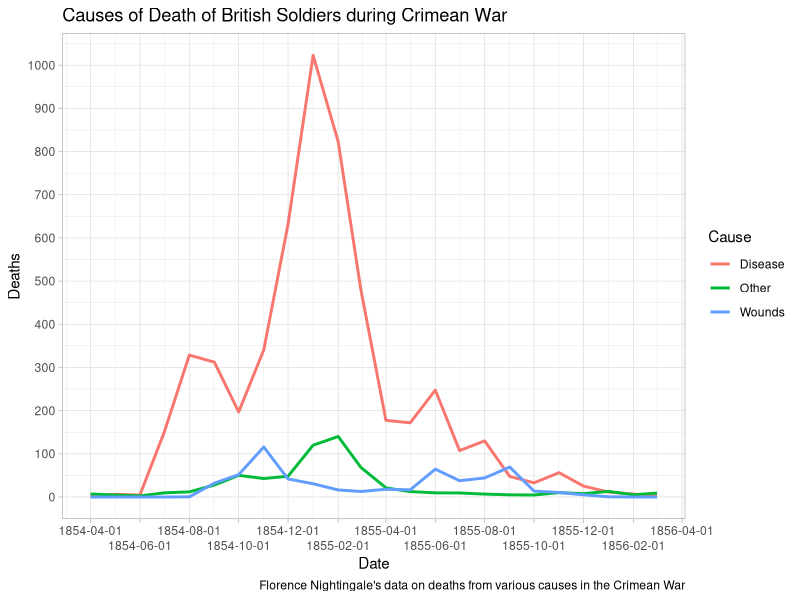
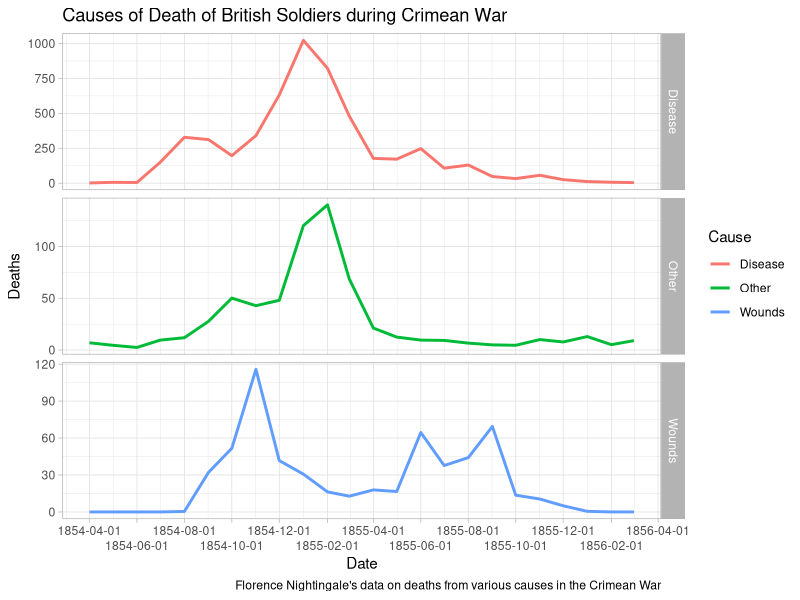
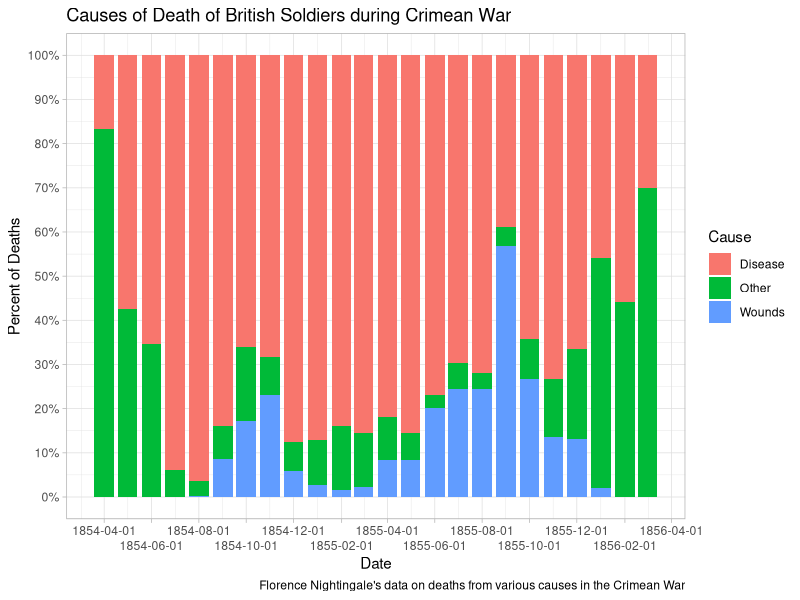

The R source for these figures, in order:
## ---- chunk 1
knitr::opts_chunk$set(dev = "png", echo = TRUE)
## ---- chunk 2
Nightingale <- read.csv("Nightingale.csv")
head(Nightingale)

## ---- chunk 3
Nightingale <- Nightingale[,-1]
Nightingale$Date <- as.Date(Nightingale$Date)
head(Nightingale)

## ---- chunk 4
library(reshape2)
Night <- Nightingale[,c(1,8:10)]
melted <- melt(Night, "Date")
names(melted) <- c("Date", "Cause", "Deaths")
melted$Cause <- sub("\\.rate", "", melted$Cause)
Night <- melted

## ---- chunk 5
library(ggplot2)
library(scales)
## ---- chunk 6
ggplot(Night, aes(Date,Deaths, color = Cause)) +
  geom_line(size = 1) +
  scale_x_date(date_breaks = "2 months", guide = guide_axis(n.dodge = 2)) +
  scale_y_continuous(n.breaks = 10)+
  theme_light() +
  labs(title = "Causes of Death of British Soldiers during Crimean War", caption = "Florence Nightingale's data on deaths from various causes in the Crimean War")

## ---- chunk 7
ggplot(Night, aes(Date,Deaths, color = Cause)) +
  geom_line(size = 1) +
  scale_x_date(date_breaks = "2 months", guide = guide_axis(n.dodge = 2)) +
  scale_y_continuous(n.breaks = 5)+
  theme_light() +
  facet_grid(rows = vars(Cause), scales = "free")+
  labs(title = "Causes of Death of British Soldiers during Crimean War", caption = "Florence Nightingale's data on deaths from various causes in the Crimean War")
## ---- chunk 8
ggplot(Night, aes(Date,Deaths, fill = Cause)) +
  geom_col(position = "fill") +
  scale_x_date(date_breaks = "2 months", guide = guide_axis(n.dodge = 2)) +
  scale_y_continuous(labels = percent, n.breaks = 10)+
  theme_light() +
  labs(title = "Causes of Death of British Soldiers during Crimean War", caption = "Florence Nightingale's data on deaths from various causes in the Crimean War", y = "Percent of Deaths")
